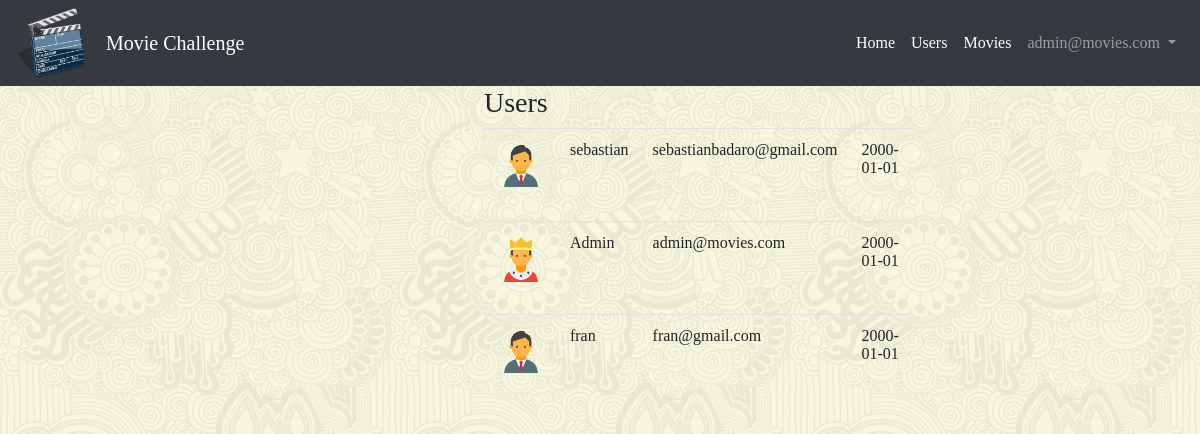
The app's page /users.php (signed in) with its own data.
### tables this page shows
CREATE TABLE `users` (
  `id` int(10) unsigned NOT NULL AUTO_INCREMENT,
  `name` varchar(255) NOT NULL,
  `email` varchar(255) NOT NULL,
  `password` varchar(255) NOT NULL,
  `remember_token` varchar(100) DEFAULT NULL,
  `role` int(10) unsigned NOT NULL DEFAULT '0',
  `created_at` date DEFAULT NULL,
  PRIMARY KEY (`id`),
  UNIQUE KEY `users_email_unique` (`email`)
);

### Clases/users.php (called while the page is built, shortened)
<?php
 require_once("user.php");
class Users{
  public static $todosLosUsuarios;
  public static function ObtenerTodos(){
    if(!isset(self::$todosLosUsuarios)){
      include("dbConecction.php");
      $CadenaDeBusqueda = "SELECT id, name, email, role, created_at FROM movies_db.users";
      $ConsultaALaBase = $db->prepare($CadenaDeBusqueda);
      $ConsultaALaBase->execute();
       while ($UnRegistro = $ConsultaALaBase->fetch(PDO::FETCH_ASSOC)) {
        $UnUsuario = new User($UnRegistro['name'], $UnRegistro['email'],'password',$UnRegistro['role'],$UnRegistro['id'],$UnRegistro['created_at']);
        $UsuariosADevolver[] = $UnUsuario;
       }
       self::$todosLosUsuarios=$UsuariosADevolver;
    }else{
      $UsuariosADevolver= self::$todosLosUsuarios;
    }
    return $UsuariosADevolver;
  }
}
 ?>

### Clases/user.php (called while the page is built, shortened)
<?php
class User
{
  private $name;
  private $email;
  private $role;
  private $creationDate;
  function __construct($name,$email,$password,$role=1,$id=null,$creationDate)
  {
    $this->name = trim($name);
    $this->email = trim($email);
    $this->role = trim($role);
    $this->creationDate = trim($creationDate);
  }
    public function getName()
    {
        return $this->name;
    }
    public function getEmail()
    {
        return $this->email;
    }
    public function getRole()
    {
        return $this->role;
    }
    public function getCreationDate()
    {
        return $this->creationDate;
    }
}
 ?>

### users.php (the view, shortened to what this page needs)
<?php
 require_once("Clases/users.php");
  require_once("Clases/user.php");
$todosLosUsuarios = Users::ObtenerTodos();
?>
<html>
  <head>
  <link rel="stylesheet" href="https://stackpath.bootstrapcdn.com/bootstrap/4.1.1/css/bootstrap.min.css">
    <link rel="stylesheet" href="html/css/style.css">
  </head>
  <body>
<?php include("nav.php") ?>
<div class="d-flex  justify-content-around">
	<div class="row  justify-content-around ">
        <div class="panel panel-default user_panel">
            <div class="panel-heading">
                <h3 class="panel-title">Users</h3>
            </div>
            <div class="panel-body">
				<div class="table-container">
                    <table class="table-users table" border="0">
                        <tbody>
                          <?php foreach($todosLosUsuarios as $usuario): ?>
                            <tr>
                              <td width="10">
                                  <?php if($usuario->getRole()==2) : ?>
                                       <img class="pull-left img-circle nav-user-photo" width="50" src="html/images/moderator-male.png" />
                                  <?php else: ?>
                                       <img class="pull-left img-circle nav-user-photo" width="50" src="html/images/businessman.png" />
                                  <?php endif; ?>
                              </td>
                              <td> <?=$usuario->getName();?><br><i class="fa fa-envelope"></i></td>
                              <td><?=$usuario->getEmail();?></td>
                              <td align="center"> <?=$usuario->getCreationDate();?><br></td>
                            </tr>
                          <?php endforeach; ?>
                        </tbody>
                    </table>
                </div>
            </div>
        </div>
	</div>
</div>
  </body>
</html>

### html/css/style.css (style rules this page uses)
* { box-sizing: border-box; }
body { background-image: url("../images/skulls.png"); font-family: Monserrat; }
.nav-user-photo { vertical-align: middle; }
.user_panel { width: 50%; }

### records on screen
users: name "sebastian", email "sebastianbadaro@gmail.com", created_at "2000-01-01"
users: role 2 (drawn), name "Admin", email "admin@movies.com", created_at "2000-01-01"
users: name "fran", email "fran@gmail.com", created_at "2000-01-01"

### other values on screen
$email "admin@movies.com"
